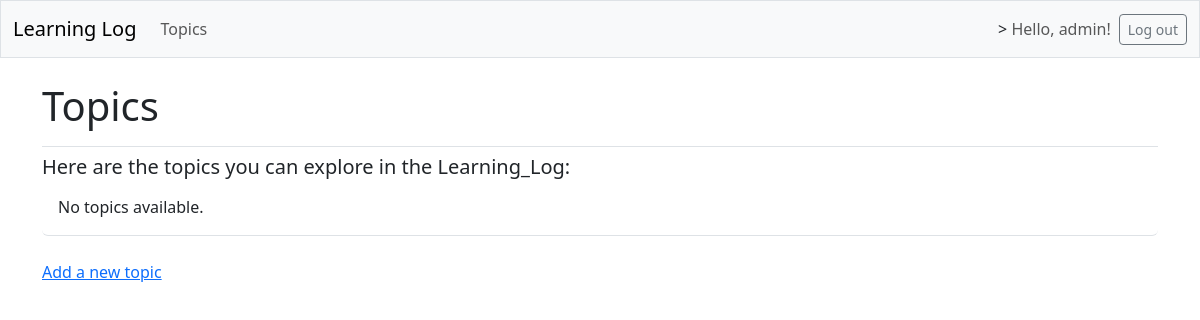
Page /topics/ (signed in) on the earlier database version.
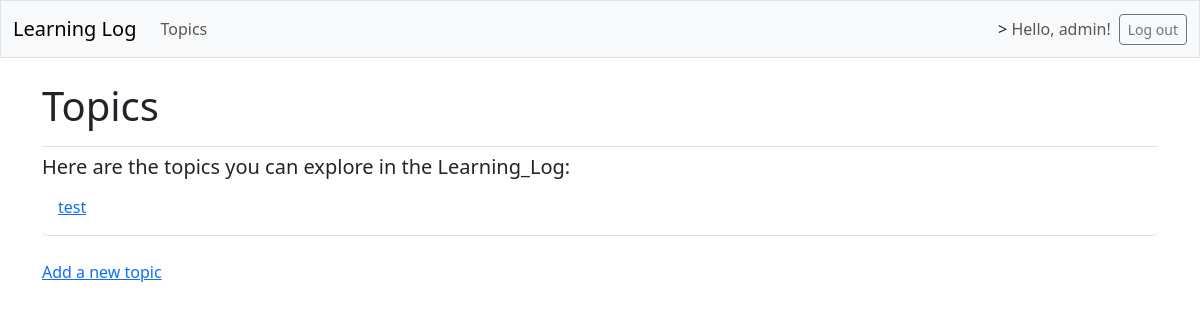
Same page on the later database version.
### learning_logs/models.py (models this page shows, shortened)
class Topic(models.Model):
    text = models.CharField(max_length=200)
    create_date = models.DateTimeField(auto_now_add=True)
    owner = models.ForeignKey(User, on_delete=models.CASCADE)

### learning_logs/views.py (the view)
# urls.py: path('topics/', views.topics, name='topics'),
@login_required  # 确保用户登录后才能访问主题
def topics(request):
	topics = Topic.objects.filter(owner=request.user).order_by('create_date') # 按创建日期升序排列
	context = {'topics': topics}
	return render(request, 'learning_logs/topics.html', context)

### learning_logs/templates/learning_logs/topics.html
{% extends 'learning_logs/base.html' %}
{% block page_header %}
<h1>Topics</h1>
{% endblock page_header %}
{% block content %}
<h5>Here are the topics you can explore in the Learning_Log:</h5>
<ul class="list-group border-bottom pb-2 mb-4">
	{% for topic in topics %}
	<li class="list-group-item border-0">
		<a href="{% url 'learning_logs:topic' topic.id %}">
			{{ topic.text }}</a>
	</li>
	{% empty %}
	<li class="list-group-item border-0">No topics available.</li>
	{% endfor %}
</ul>
<a href="{% url 'learning_logs:new_topic' %}">Add a new topic</a>
{% endblock content %}

Differences in the rows shown:
added Topic: text "test"
Other differences:
text no longer shown: "No topics available."
